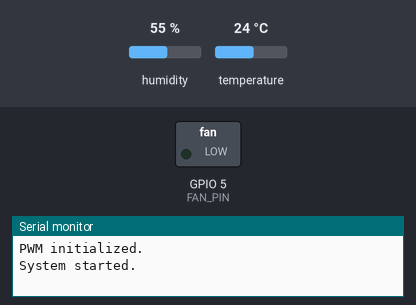
The sketch below on a simulated ESP32-S3. Shown: switched loads named in the sketch (green lamp = pin HIGH), the last lines printed to the serial monitor. Inputs (shaded band) come from the test bench; at power-on: temperature 24 °C, humidity 55 %. WiFi joins after 1.5 s; servers stay silent unless stated; no MQTT or app messages arrive unless stated; not simulated (calls return 0 or success): wifi_config.h.

Above: at 2.2 s.
2.3 s: temperature set to 25.4 °C
9.4 s: temperature set to 26.3 °C
At 11.4 s:
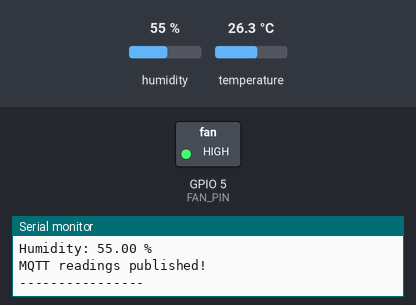
16.5 s: temperature set to 24.6 °C
23.6 s: temperature set to 23.3 °C
At 26.4 s:
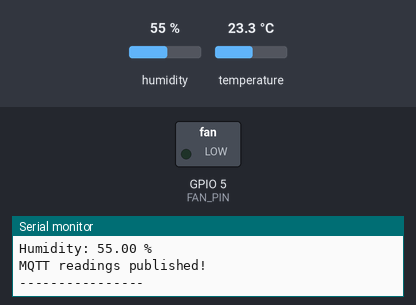
30.7 s: temperature set to 28 °C
At 36.4 s:
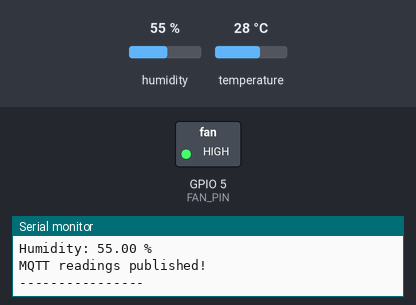
Timing chart, 0 to 37.9 s (numbered marks = the images above; inputs shaded):
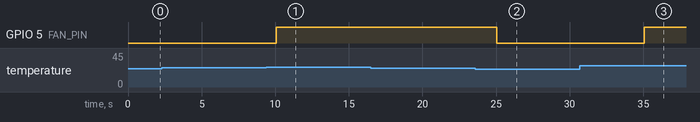

The sketch:

ESP32_DHT22_MQTT.ino
```cpp
#include <WiFi.h>
#include <PubSubClient.h>
#include <DHT.h>

// 1. Wi-Fi settings
#include "wifi_config.h"

// 2. MQTT settings
const char* mqtt_server = "broker.emqx.io";
const int mqtt_port = 1883;

const char* temperature_topic =
  "hossam7192/datacenter/temperature";

const char* humidity_topic =
  "hossam7192/datacenter/humidity";

const char* fan_topic =
  "hossam7192/datacenter/fan/status";

// 3. Hardware settings
#define DHTPIN 4
#define DHTTYPE DHT22

#define FAN_PIN 5
#define FAN_PWM_FREQ 25000
#define FAN_PWM_RESOLUTION 8

// 4. Temperature thresholds
const float FAN_ON_TEMP = 26.0;
const float FAN_OFF_TEMP = 24.0;

// 5. Objects and variables
DHT dht(DHTPIN, DHTTYPE);

WiFiClient espClient;
PubSubClient client(espClient);

bool fanState = false;
bool pwmReady = false;

unsigned long lastReading = 0;
unsigned long lastWiFiAttempt = 0;
unsigned long lastMQTTAttempt = 0;

const unsigned long READING_INTERVAL = 5000;
const unsigned long RECONNECT_INTERVAL = 5000;

// Connect to Wi-Fi without blocking sensor readings
void maintainWiFi() {
  if (WiFi.status() == WL_CONNECTED) {
    return;
  }

  if (millis() - lastWiFiAttempt >= RECONNECT_INTERVAL) {
    lastWiFiAttempt = millis();

    Serial.println("Connecting to Wi-Fi...");
    WiFi.reconnect();
  }
}

// Connect to MQTT without blocking fan control
void maintainMQTT() {
  if (WiFi.status() != WL_CONNECTED) {
    return;
  }

  if (client.connected()) {
    client.loop();
    return;
  }

  if (millis() - lastMQTTAttempt >= RECONNECT_INTERVAL) {
    lastMQTTAttempt = millis();

    Serial.println("Connecting to MQTT...");

    String clientId = "ESP32S3-" +
                      String((uint32_t)ESP.getEfuseMac(), HEX);

    if (client.connect(clientId.c_str())) {
      Serial.println("MQTT connected!");
    } else {
      Serial.print("MQTT connection failed. State: ");
      Serial.println(client.state());
    }
  }
}

// Apply conventional active-HIGH PWM signal
// TEST ONLY: fan control wire must remain disconnected
void updateFanOutput() {
  if (!pwmReady) {
    return;
  }

  if (fanState) {
    ledcWrite(FAN_PIN, 255);
    Serial.println("FAN ON (command)");
  } else {
    ledcWrite(FAN_PIN, 0);
    Serial.println("FAN OFF (command)");
  }
}

void setup() {
  Serial.begin(115200);
  delay(1000);

  // Start DHT22 sensor
  dht.begin();

  // Configure GPIO 5 PWM output
  pwmReady = ledcAttach(
    FAN_PIN,
    FAN_PWM_FREQ,
    FAN_PWM_RESOLUTION
  );

  if (pwmReady) {
    // Initially output LOW
    ledcWrite(FAN_PIN, 0);
    Serial.println("PWM initialized.");
  } else {
    Serial.println("ERROR: PWM initialization failed!");
  }

  // Start Wi-Fi connection
  WiFi.mode(WIFI_STA);
  WiFi.begin(ssid, password);
  lastWiFiAttempt = millis();

  // Configure MQTT
  client.setServer(mqtt_server, mqtt_port);
  client.setSocketTimeout(1);

  Serial.println("System started.");
}

void loop() {
  // Maintain network connections
  maintainWiFi();
  maintainMQTT();

  // Read sensors every 5 seconds
  if (millis() - lastReading >= READING_INTERVAL) {
    lastReading = millis();

    float temperature = dht.readTemperature();
    float humidity = dht.readHumidity();

    // Check sensor readings
    if (isnan(temperature) || isnan(humidity)) {
      Serial.println("ERROR: Failed to read DHT22!");
      return;
    }

    // Automatic fan control with hysteresis
    if (temperature >= FAN_ON_TEMP) {
      fanState = true;
    } else if (temperature <= FAN_OFF_TEMP) {
      fanState = false;
    }

    // Update GPIO 5 test signal
    updateFanOutput();

    // Display sensor readings
    Serial.print("Temperature: ");
    Serial.print(temperature);
    Serial.println(" C");

    Serial.print("Humidity: ");
    Serial.print(humidity);
    Serial.println(" %");

    // Publish data only when MQTT is connected
    if (client.connected()) {
      char tempString[16];
      char humidityString[16];

      dtostrf(temperature, 1, 2, tempString);
      dtostrf(humidity, 1, 2, humidityString);

      bool tempSent =
        client.publish(temperature_topic, tempString);

      bool humiditySent =
        client.publish(humidity_topic, humidityString);

      bool fanSent =
        client.publish(
          fan_topic,
          fanState ? "ON" : "OFF"
        );

      if (tempSent && humiditySent && fanSent) {
        Serial.println("MQTT readings published!");
      } else {
        Serial.println("MQTT publishing failed!");
      }
    } else {
      Serial.println("MQTT offline - local control continues.");
    }

    Serial.println("----------------");
  }
}
```

Measured:
- the behaviour switches between 25.9 and 26 °C on temperature (found by bisection; images 0 and 1)
- the behaviour switches between 24.1 and 24 °C on temperature (found by bisection; images 1 and 2)
- after the input at 9.4 s, GPIO 5 (FAN_PIN): LOW → HIGH after 0.66 s
- after the input at 23.6 s, GPIO 5 (FAN_PIN): HIGH → LOW after 1.5 s
- after the input at 30.7 s, GPIO 5 (FAN_PIN): LOW → HIGH after 4.4 s
